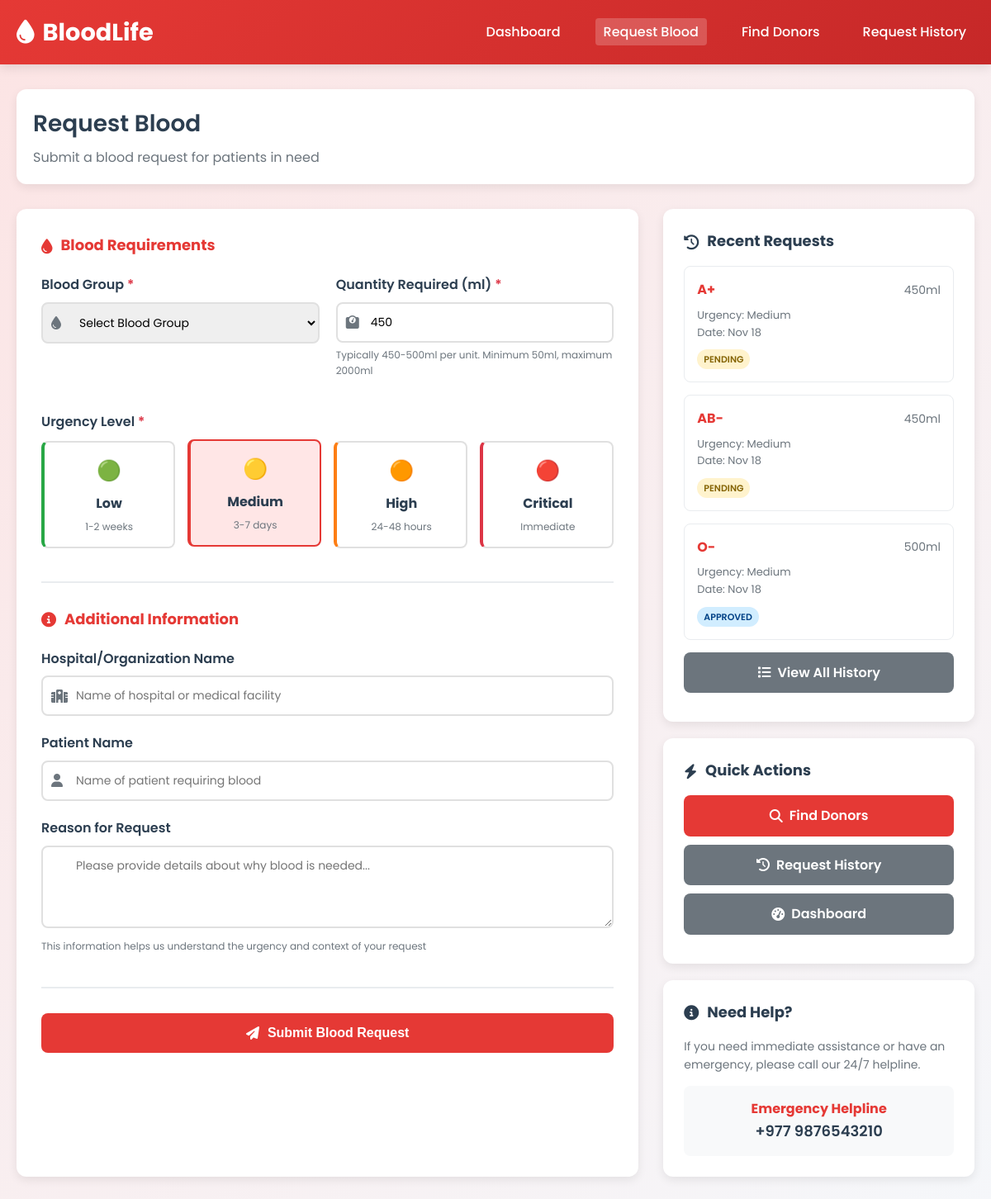
/seeker/request_blood.php (signed in), run on the app's committed database.
### tables this page shows
CREATE TABLE `blood_requests` (
  `id` int(11) NOT NULL,
  `seeker_id` int(11) DEFAULT NULL,
  `blood_group` enum('A+','A-','B+','B-','AB+','AB-','O+','O-') NOT NULL,
  `quantity_ml` int(11) NOT NULL,
  `urgency_level` enum('low','medium','high','critical') NOT NULL,
  `hospital_name` varchar(255) DEFAULT NULL,
  `patient_name` varchar(100) DEFAULT NULL,
  `reason` text DEFAULT NULL,
  `status` enum('pending','approved','rejected','fulfilled') DEFAULT 'pending',
  `created_at` timestamp NOT NULL DEFAULT current_timestamp()
);

### seeker/request_blood.php (the view, shortened to what this page needs)
<?php
$database = new Database();
$db = $database->getConnection();
$user_id = $_SESSION['user_id'];
$check_columns = $db->prepare("SHOW COLUMNS FROM blood_requests");
$check_columns->execute();
$existing_columns = $check_columns->fetchAll(PDO::FETCH_COLUMN);
$recent_query = "SELECT blood_group, quantity_ml, urgency_level, status, created_at
                 FROM blood_requests
                 WHERE seeker_id = :user_id
                 ORDER BY created_at DESC LIMIT 3";
$recent_stmt = $db->prepare($recent_query);
$recent_stmt->bindParam(":user_id", $user_id);
$recent_stmt->execute();
$recent_requests = $recent_stmt->fetchAll(PDO::FETCH_ASSOC);
?>
<!DOCTYPE html>
<html lang="en">
<head>
    <link rel="stylesheet" href="https://cdnjs.cloudflare.com/ajax/libs/font-awesome/6.4.0/css/all.min.css">
</head>
<body>
    <header>
        <div class="container">
            <div class="header-content">
                <div class="logo">
                    <i class="fas fa-tint"></i>
                    <span>BloodLife</span>
                </div>
                <nav>
                    <ul>
                        <li><a href="dashboard.php">Dashboard</a></li>
                        <li><a href="request_blood.php" class="active">Request Blood</a></li>
                        <li><a href="find_donor.php">Find Donors</a></li>
                        <li><a href="request_history.php">Request History</a></li>
                    </ul>
                </nav>
            </div>
        </div>
    </header>
    <div class="container">
        <div class="page-header">
            <div class="page-title">
                <h1>Request Blood</h1>
                <p>Submit a blood request for patients in need</p>
            </div>
        </div>
        <div class="main-content">
            <div class="request-form">
                <form method="POST" id="bloodRequestForm">
                    <div class="form-section">
                        <h3><i class="fas fa-tint"></i> Blood Requirements</h3>
                        <div class="form-row">
                            <div class="form-group">
                                <label for="blood_group" class="required">Blood Group</label>
                                <div class="input-group">
                                    <i class="fas fa-tint"></i>
                                    <select id="blood_group" name="blood_group" required>
                                        <option value="">Select Blood Group</option>
                                    </select>
                                </div>
                            </div>
                            <div class="form-group">
                                <label for="quantity_ml" class="required">Quantity Required (ml)</label>
                                <div class="input-group">
                                    <i class="fas fa-weight"></i>
                                    <input type="number" id="quantity_ml" name="quantity_ml"
                                           min="50" max="2000" step="50"
                                           value="<?php echo isset($_POST['quantity_ml']) ? $_POST['quantity_ml'] : '450'; ?>"
                                           required>
                                </div>
                                <div class="form-help">Typically 450-500ml per unit. Minimum 50ml, maximum 2000ml</div>
                            </div>
                        </div>
                        <div class="form-group">
                            <label class="required">Urgency Level</label>
                            <div class="urgency-options">
                                <div class="urgency-option urgency-low <?php echo (isset($_POST['urgency_level']) && $_POST['urgency_level'] == 'low') ? 'selected' : ''; ?>"
                                     onclick="selectUrgency('low')">
                                    <div class="urgency-icon">🟢</div>
                                    <div class="urgency-info">
                                        <strong>Low</strong>
                                        <div class="form-help">1-2 weeks</div>
                                    </div>
                                </div>
                                <div class="urgency-option urgency-medium <?php echo (isset($_POST['urgency_level']) && $_POST['urgency_level'] == 'medium') ? 'selected' : ''; ?>"
                                     onclick="selectUrgency('medium')">
                                    <div class="urgency-icon">🟡</div>
                                    <div class="urgency-info">
                                        <strong>Medium</strong>
                                        <div class="form-help">3-7 days</div>
                                    </div>
                                </div>
                                <div class="urgency-option urgency-high <?php echo (isset($_POST['urgency_level']) && $_POST['urgency_level'] == 'high') ? 'selected' : ''; ?>"
                                     onclick="selectUrgency('high')">
                                    <div class="urgency-icon">🟠</div>
                                    <div class="urgency-info">
                                        <strong>High</strong>
                                        <div class="form-help">24-48 hours</div>
                                    </div>
                                </div>
                                <div class="urgency-option urgency-critical <?php echo (isset($_POST['urgency_level']) && $_POST['urgency_level'] == 'critical') ? 'selected' : ''; ?>"
                                     onclick="selectUrgency('critical')">
                                    <div class="urgency-icon">🔴</div>
                                    <div class="urgency-info">
                                        <strong>Critical</strong>
                                        <div class="form-help">Immediate</div>
                                    </div>
                                </div>
                            </div>
                        </div>
                    </div>
                    <div class="form-section">
                        <h3><i class="fas fa-info-circle"></i> Additional Information</h3>
                        <?php if (in_array('hospital_name', $existing_columns)): ?>
                        <div class="form-group">
                            <label for="hospital_name">Hospital/Organization Name</label>
                            <div class="input-group">
                                <i class="fas fa-hospital"></i>
                                <input type="text" id="hospital_name" name="hospital_name"
                                       value="<?php echo isset($_POST['hospital_name']) ? htmlspecialchars($_POST['hospital_name']) : ''; ?>"
                                       placeholder="Name of hospital or medical facility">
                            </div>
                        </div>
                        <?php endif; ?>
                        <?php if (in_array('patient_name', $existing_columns)): ?>
                        <div class="form-group">
                            <label for="patient_name">Patient Name</label>
                            <div class="input-group">
                                <i class="fas fa-user"></i>
                                <input type="text" id="patient_name" name="patient_name"
                                       value="<?php echo isset($_POST['patient_name']) ? htmlspecialchars($_POST['patient_name']) : ''; ?>"
                                       placeholder="Name of patient requiring blood">
                            </div>
                        </div>
                        <?php endif; ?>
                        <?php if (in_array('reason', $existing_columns)): ?>
                        <div class="form-group">
                            <label for="reason">Reason for Request</label>
                            <textarea id="reason" name="reason"
                                      placeholder="Please provide details about why blood is needed..."><?php echo isset($_POST['reason']) ? htmlspecialchars($_POST['reason']) : ''; ?></textarea>
                            <div class="form-help">This information helps us understand the urgency and context of your request</div>
                        </div>
                        <?php endif; ?>
                    </div>
                    <button type="submit" class="submit-btn">
                        <i class="fas fa-paper-plane"></i> Submit Blood Request
                    </button>
                </form>
            </div>
            <div class="sidebar">
                <div class="sidebar-card">
                    <h3><i class="fas fa-history"></i> Recent Requests</h3>
                    <?php if (count($recent_requests) > 0): ?>
                        <?php foreach ($recent_requests as $request): ?>
                            <div class="recent-request-item">
                                <div class="request-meta">
                                    <span class="blood-group"><?php echo $request['blood_group']; ?></span>
                                    <span class="request-quantity"><?php echo $request['quantity_ml']; ?>ml</span>
                                </div>
                                <div class="request-details">
                                    <div>Urgency: <?php echo ucfirst($request['urgency_level']); ?></div>
                                    <div>Date: <?php echo date('M j', strtotime($request['created_at'])); ?></div>
                                </div>
                                <div style="margin-top: 8px;">
                                    <span class="status-badge status-<?php echo $request['status']; ?>">
                                        <?php echo ucfirst($request['status']); ?>
                                    </span>
                                </div>
                            </div>
                        <?php endforeach; ?>
                        <a href="request_history.php" class="quick-action secondary">
                            <i class="fas fa-list"></i> View All History
                        </a>
                    <?php endif; ?>
                </div>
                <div class="sidebar-card">
                    <h3><i class="fas fa-bolt"></i> Quick Actions</h3>
                    <a href="find_donor.php" class="quick-action">
                        <i class="fas fa-search"></i> Find Donors
                    </a>
                    <a href="request_history.php" class="quick-action secondary">
                        <i class="fas fa-history"></i> Request History
                    </a>
                    <a href="dashboard.php" class="quick-action secondary">
                        <i class="fas fa-tachometer-alt"></i> Dashboard
                    </a>
                </div>
                <div class="sidebar-card">
                    <h3><i class="fas fa-info-circle"></i> Need Help?</h3>
                    <p style="color: var(--gray); font-size: 14px; margin-bottom: 15px;">
                        If you need immediate assistance or have an emergency, please call our 24/7 helpline.
                    </p>
                    <div style="background: var(--light); padding: 15px; border-radius: 8px; text-align: center;">
                        <strong style="color: var(--primary);">Emergency Helpline</strong><br>
                        <span style="font-size: 18px; font-weight: 600;">+977 9876543210</span>
                    </div>
                </div>
            </div>
        </div>
    </div>
</body>
</html>

### data on the page
blood_requests: blood_group "A+", quantity_ml "450", urgency_level "Medium", created_at "Nov 18", status "PENDING"
blood_requests: blood_group "AB-", quantity_ml "450", urgency_level "Medium", created_at "Nov 18", status "PENDING"
blood_requests: blood_group "O-", quantity_ml "500", urgency_level "Medium", created_at "Nov 18", status "APPROVED"
